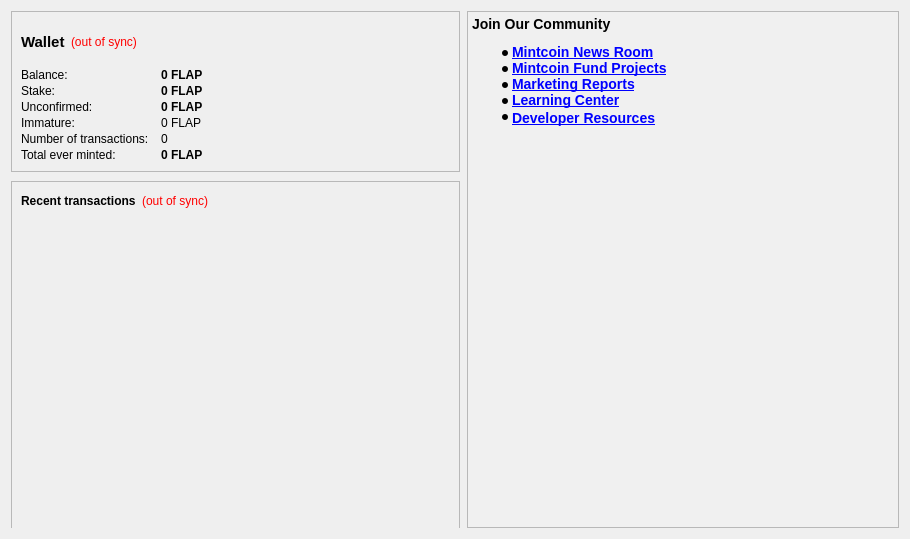
<?xml version="1.0" encoding="UTF-8"?>
<ui version="4.0">
 <class>OverviewPage</class>
 <widget class="QWidget" name="OverviewPage">
  <property name="geometry">
   <rect>
    <x>0</x>
    <y>0</y>
    <width>910</width>
    <height>539</height>
   </rect>
  </property>
  <property name="minimumSize">
   <size>
    <width>0</width>
    <height>0</height>
   </size>
  </property>
  <property name="windowTitle">
   <string>Form</string>
  </property>
  <layout class="QHBoxLayout" name="horizontalLayout" stretch="0,1">
   <item>
    <widget class="QFrame" name="walletFrame">
     <property name="sizePolicy">
      <sizepolicy hsizetype="Preferred" vsizetype="MinimumExpanding">
       <horstretch>0</horstretch>
       <verstretch>0</verstretch>
      </sizepolicy>
     </property>
     <property name="minimumSize">
      <size>
       <width>450</width>
       <height>0</height>
      </size>
     </property>
     <widget class="QFrame" name="frame_4">
      <property name="geometry">
       <rect>
        <x>0</x>
        <y>0</y>
        <width>449</width>
        <height>161</height>
       </rect>
      </property>
      <property name="frameShape">
       <enum>QFrame::StyledPanel</enum>
      </property>
      <property name="frameShadow">
       <enum>QFrame::Raised</enum>
      </property>
      <layout class="QVBoxLayout" name="verticalLayout_8">
       <item>
        <layout class="QHBoxLayout" name="horizontalLayout_6">
         <item>
          <widget class="QLabel" name="label_13">
           <property name="font">
            <font>
             <pointsize>11</pointsize>
             <weight>75</weight>
             <bold>true</bold>
            </font>
           </property>
           <property name="text">
            <string>Wallet</string>
           </property>
          </widget>
         </item>
         <item>
          <widget class="QLabel" name="labelWalletStatus">
           <property name="toolTip">
            <string>The displayed information may be out of date. Your wallet automatically synchronizes with the FlappyCoin network after a connection is established, but this process has not completed yet.</string>
           </property>
           <property name="styleSheet">
            <string notr="true">QLabel { color: red; }</string>
           </property>
           <property name="text">
            <string notr="true">(out of sync)</string>
           </property>
           <property name="alignment">
            <set>Qt::AlignLeading|Qt::AlignLeft|Qt::AlignVCenter</set>
           </property>
          </widget>
         </item>
         <item>
          <spacer name="horizontalSpacer_4">
           <property name="orientation">
            <enum>Qt::Horizontal</enum>
           </property>
           <property name="sizeHint" stdset="0">
            <size>
             <width>40</width>
             <height>20</height>
            </size>
           </property>
          </spacer>
         </item>
        </layout>
       </item>
       <item>
        <layout class="QFormLayout" name="formLayout_4">
         <property name="fieldGrowthPolicy">
          <enum>QFormLayout::AllNonFixedFieldsGrow</enum>
         </property>
         <property name="horizontalSpacing">
          <number>12</number>
         </property>
         <property name="verticalSpacing">
          <number>2</number>
         </property>
         <item row="0" column="0">
          <widget class="QLabel" name="label_14">
           <property name="text">
            <string>Balance:</string>
           </property>
          </widget>
         </item>
         <item row="0" column="1">
          <widget class="QLabel" name="labelBalance">
           <property name="font">
            <font>
             <weight>75</weight>
             <bold>true</bold>
            </font>
           </property>
           <property name="cursor">
            <cursorShape>IBeamCursor</cursorShape>
           </property>
           <property name="toolTip">
            <string>Your current balance</string>
           </property>
           <property name="text">
            <string notr="true">0 FLAP</string>
           </property>
           <property name="textInteractionFlags">
            <set>Qt::LinksAccessibleByMouse|Qt::TextSelectableByKeyboard|Qt::TextSelectableByMouse</set>
           </property>
          </widget>
         </item>
         <item row="1" column="0">
          <widget class="QLabel" name="label_15">
           <property name="text">
            <string>Stake:</string>
           </property>
          </widget>
         </item>
         <item row="1" column="1">
          <widget class="QLabel" name="labelStake">
           <property name="font">
            <font>
             <weight>75</weight>
             <bold>true</bold>
            </font>
           </property>
           <property name="cursor">
            <cursorShape>IBeamCursor</cursorShape>
           </property>
           <property name="toolTip">
            <string>Total of coins that was staked, and do not yet count toward the current balance</string>
           </property>
           <property name="text">
            <string notr="true">0 FLAP</string>
           </property>
           <property name="textInteractionFlags">
            <set>Qt::LinksAccessibleByMouse|Qt::TextSelectableByKeyboard|Qt::TextSelectableByMouse</set>
           </property>
          </widget>
         </item>
         <item row="2" column="0">
          <widget class="QLabel" name="label_16">
           <property name="text">
            <string>Unconfirmed:</string>
           </property>
          </widget>
         </item>
         <item row="2" column="1">
          <widget class="QLabel" name="labelUnconfirmed">
           <property name="font">
            <font>
             <weight>75</weight>
             <bold>true</bold>
            </font>
           </property>
           <property name="cursor">
            <cursorShape>IBeamCursor</cursorShape>
           </property>
           <property name="toolTip">
            <string>Total of transactions that have yet to be confirmed, and do not yet count toward the current balance</string>
           </property>
           <property name="text">
            <string notr="true">0 FLAP</string>
           </property>
           <property name="textInteractionFlags">
            <set>Qt::LinksAccessibleByMouse|Qt::TextSelectableByKeyboard|Qt::TextSelectableByMouse</set>
           </property>
          </widget>
         </item>
         <item row="3" column="0">
          <widget class="QLabel" name="labelImmatureText">
           <property name="text">
            <string>Immature:</string>
           </property>
          </widget>
         </item>
         <item row="3" column="1">
          <widget class="QLabel" name="labelImmature">
           <property name="font">
            <font>
             <weight>50</weight>
             <bold>false</bold>
            </font>
           </property>
           <property name="toolTip">
            <string>Mined balance that has not yet matured</string>
           </property>
           <property name="text">
            <string notr="true">0 FLAP</string>
           </property>
           <property name="textInteractionFlags">
            <set>Qt::LinksAccessibleByMouse|Qt::TextSelectableByKeyboard|Qt::TextSelectableByMouse</set>
           </property>
          </widget>
         </item>
         <item row="4" column="0">
          <widget class="QLabel" name="label_17">
           <property name="text">
            <string>Number of transactions:</string>
           </property>
          </widget>
         </item>
         <item row="4" column="1">
          <widget class="QLabel" name="labelNumTransactions">
           <property name="toolTip">
            <string>Total number of transactions in wallet</string>
           </property>
           <property name="text">
            <string notr="true">0</string>
           </property>
          </widget>
         </item>
         <item row="5" column="0">
          <widget class="QLabel" name="label">
           <property name="text">
            <string>Total ever minted:</string>
           </property>
          </widget>
         </item>
         <item row="5" column="1">
          <widget class="QLabel" name="labelMinted">
           <property name="font">
            <font>
             <weight>75</weight>
             <bold>true</bold>
            </font>
           </property>
           <property name="text">
            <string>0 FLAP</string>
           </property>
          </widget>
         </item>
        </layout>
       </item>
      </layout>
     </widget>
     <widget class="QFrame" name="frame_5">
      <property name="geometry">
       <rect>
        <x>0</x>
        <y>170</y>
        <width>449</width>
        <height>431</height>
       </rect>
      </property>
      <property name="sizePolicy">
       <sizepolicy hsizetype="Preferred" vsizetype="Preferred">
        <horstretch>0</horstretch>
        <verstretch>0</verstretch>
       </sizepolicy>
      </property>
      <property name="frameShape">
       <enum>QFrame::StyledPanel</enum>
      </property>
      <property name="frameShadow">
       <enum>QFrame::Raised</enum>
      </property>
      <layout class="QVBoxLayout" name="verticalLayout_9" stretch="0,1">
       <property name="topMargin">
        <number>9</number>
       </property>
       <property name="bottomMargin">
        <number>9</number>
       </property>
       <item>
        <layout class="QHBoxLayout" name="horizontalLayout_4">
         <item>
          <widget class="QLabel" name="label_18">
           <property name="text">
            <string>&lt;b&gt;Recent transactions&lt;/b&gt;</string>
           </property>
          </widget>
         </item>
         <item>
          <widget class="QLabel" name="labelTransactionsStatus">
           <property name="toolTip">
            <string>The displayed information may be out of date. Your wallet automatically synchronizes with the FlappyCoin network after a connection is established, but this process has not completed yet.</string>
           </property>
           <property name="styleSheet">
            <string notr="true">QLabel { color: red; }</string>
           </property>
           <property name="text">
            <string notr="true">(out of sync)</string>
           </property>
           <property name="alignment">
            <set>Qt::AlignRight|Qt::AlignTrailing|Qt::AlignVCenter</set>
           </property>
          </widget>
         </item>
         <item>
          <spacer name="horizontalSpacer">
           <property name="orientation">
            <enum>Qt::Horizontal</enum>
           </property>
           <property name="sizeHint" stdset="0">
            <size>
             <width>40</width>
             <height>20</height>
            </size>
           </property>
          </spacer>
         </item>
        </layout>
       </item>
       <item>
        <widget class="QListView" name="listTransactions">
         <property name="styleSheet">
          <string notr="true">QListView { background: transparent; }</string>
         </property>
         <property name="frameShape">
          <enum>QFrame::NoFrame</enum>
         </property>
         <property name="verticalScrollBarPolicy">
          <enum>Qt::ScrollBarAlwaysOff</enum>
         </property>
         <property name="horizontalScrollBarPolicy">
          <enum>Qt::ScrollBarAlwaysOff</enum>
         </property>
         <property name="selectionMode">
          <enum>QAbstractItemView::NoSelection</enum>
         </property>
        </widget>
       </item>
      </layout>
     </widget>
    </widget>
   </item>
   <item>
    <layout class="QVBoxLayout" name="verticalLayout_3" stretch="0">
     <item>
      <widget class="QTextBrowser" name="webView">
       <property name="html">
        <string>&lt;!DOCTYPE HTML PUBLIC &quot;-//W3C//DTD HTML 4.0//EN&quot; &quot;http://www.w3.org/TR/REC-html40/strict.dtd&quot;&gt;
&lt;html&gt;&lt;head&gt;&lt;meta name=&quot;qrichtext&quot; content=&quot;1&quot; /&gt;&lt;style type=&quot;text/css&quot;&gt;
p, li { white-space: pre-wrap; }
&lt;/style&gt;&lt;/head&gt;&lt;body style=&quot; font-family:'Cantarell'; font-size:11pt; font-weight:400; font-style:normal;&quot; bgcolor=&quot;#f0f0f0&quot;&gt;
&lt;p style=&quot; margin-top:14px; margin-bottom:12px; margin-left:0px; margin-right:0px; -qt-block-indent:0; text-indent:0px;&quot;&gt;&lt;span style=&quot; font-family:'Odin Rounded'; font-size:large; font-weight:600;&quot;&gt;Join Our Community&lt;/span&gt;&lt;/p&gt;
&lt;ul style=&quot;margin-top: 0px; margin-bottom: 0px; margin-left: 0px; margin-right: 0px; -qt-list-indent: 1;&quot;&gt;&lt;li style=&quot; font-size:16px;&quot; style=&quot; margin-top:12px; margin-bottom:0px; margin-left:0px; margin-right:0px; -qt-block-indent:0; text-indent:0px;&quot;&gt;&lt;a href=&quot;http://flappycoinofficial.com/category/flappycoin-news/&quot;&gt;&lt;span style=&quot; font-size:14px; font-weight:600; text-decoration: underline; color:#0000ff;&quot;&gt;Mintcoin News Room&lt;/span&gt;&lt;/a&gt;&lt;span style=&quot; font-size:14px; font-weight:600;&quot;&gt; &lt;/span&gt;&lt;/li&gt;
&lt;li style=&quot; font-size:16px;&quot; style=&quot; margin-top:0px; margin-bottom:0px; margin-left:0px; margin-right:0px; -qt-block-indent:0; text-indent:0px;&quot;&gt;&lt;a href=&quot;http://flappycoinfund.org/&quot;&gt;&lt;span style=&quot; font-size:14px; font-weight:600; text-decoration: underline; color:#0000ff;&quot;&gt;Mintcoin Fund Projects&lt;/span&gt;&lt;/a&gt;&lt;span style=&quot; font-size:14px; font-weight:600;&quot;&gt; &lt;/span&gt;&lt;/li&gt;
&lt;li style=&quot; font-size:16px;&quot; style=&quot; margin-top:0px; margin-bottom:0px; margin-left:0px; margin-right:0px; -qt-block-indent:0; text-indent:0px;&quot;&gt;&lt;a href=&quot;http://flappycoinofficial.com/category/marketing-reports/&quot;&gt;&lt;span style=&quot; font-size:14px; font-weight:600; text-decoration: underline; color:#0000ff;&quot;&gt;Marketing Reports&lt;/span&gt;&lt;/a&gt;&lt;span style=&quot; font-size:14px; font-weight:600;&quot;&gt; &lt;/span&gt;&lt;/li&gt;
&lt;li style=&quot; font-size:16px;&quot; style=&quot; margin-top:0px; margin-bottom:0px; margin-left:0px; margin-right:0px; -qt-block-indent:0; text-indent:0px;&quot;&gt;&lt;a href=&quot;https://www.youtube.com/playlist?list=PLs12F4R6722zu1nOkXh1qn6MVvz3TgJfX&quot;&gt;&lt;span style=&quot; font-size:14px; font-weight:600; text-decoration: underline; color:#0000ff;&quot;&gt;Learning Center&lt;/span&gt;&lt;/a&gt;&lt;span style=&quot; font-size:14px; font-weight:600;&quot;&gt; &lt;/span&gt;&lt;/li&gt;
&lt;li style=&quot; font-size:16px;&quot; style=&quot; margin-top:0px; margin-bottom:12px; margin-left:0px; margin-right:0px; -qt-block-indent:0; text-indent:0px;&quot;&gt;&lt;a href=&quot;http://flappycoinofficial.com/category/developer-resources/&quot;&gt;&lt;span style=&quot; font-size:14px; font-weight:600; text-decoration: underline; color:#0000ff;&quot;&gt;Developer Resources&lt;/span&gt;&lt;/a&gt;&lt;span style=&quot; font-size:16px;&quot;&gt; &lt;/span&gt;&lt;/li&gt;&lt;/ul&gt;
&lt;p style=&quot; margin-top:12px; margin-bottom:12px; margin-left:0px; margin-right:0px; -qt-block-indent:0; text-indent:0px;&quot;&gt;&lt;img src=&quot;:/images/about&quot; width=&quot;-2&quot; /&gt;&lt;/p&gt;&lt;/body&gt;&lt;/html&gt;</string>
       </property>
       <property name="openExternalLinks">
        <bool>true</bool>
       </property>
      </widget>
     </item>
    </layout>
   </item>
  </layout>
 </widget>
 <resources/>
 <connections/>
</ui>
